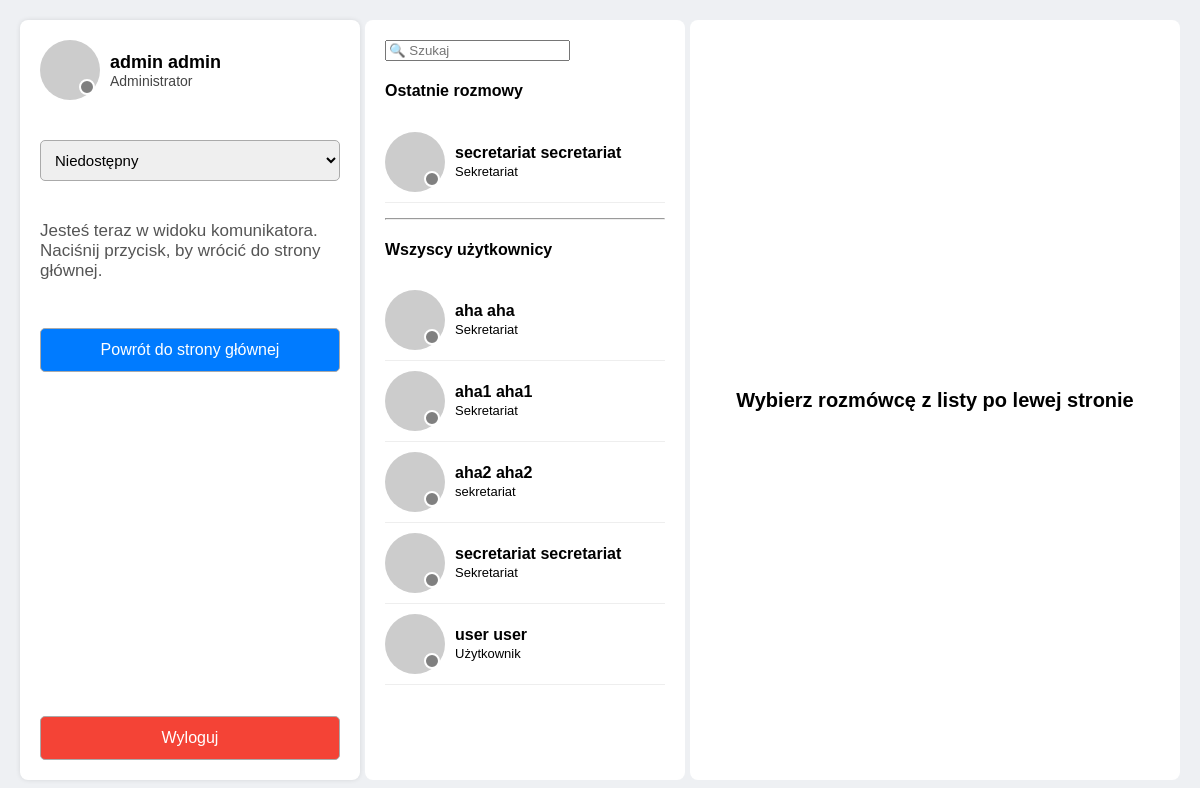
Screenshot of /messages/conversations (signed in) with the database file from the repository.
### users/models.py (models this page shows, shortened)
class User(AbstractUser):
    ROLE_CHOICES = [
        ('administrator', 'Administrator'),
        ('secretariat', 'Sekretariat'),
        ('user', 'Użytkownik'),
    ]
    STATUS_CHOICES = [
        ('available', 'Dostępny'),
        ('busy', 'Zajęty'),
        ('offline', 'Niedostępny'),
    ]
    rola = models.CharField(max_length=20, choices=ROLE_CHOICES, default='user')
    status = models.CharField(max_length=20, choices=STATUS_CHOICES, default='available')

### users/views.py (the view, shortened to what this page needs)
# urls.py: path('messages/conversations', messages_view, name='messages'),
@login_required
def messages_view(request):
    return_url = '/user/mainpage/'
    if request.user.rola == 'administrator':
        return_url = '/administrator/mainpage/'
    elif request.user.rola == 'secretariat':
        return_url = '/secretariat/mainpage/'
    all_users = User.objects.exclude(id=request.user.id).order_by('last_name', 'first_name')
    message_history = Message.objects.filter(Q(sender=request.user) | Q(receiver=request.user))
    last_user_ids = {msg.sender.id for msg in message_history}.union({msg.receiver.id for msg in message_history})
    last_user_ids.discard(request.user.id)
    recent_users = User.objects.filter(id__in=last_user_ids).annotate(
        unread_count=Count(Case(
            When(sent_messages__receiver=request.user, sent_messages__is_read=False, then=1),
            output_field=IntegerField()
        ))
    )
    selected_user = None
    conversation = []
    return render(request, 'messages/conversations.html', {
        'recent_users': recent_users,
        'all_users': all_users,
        'selected_user': selected_user,
        'messages': conversation,
        'return_url': return_url
    })

### users/templates/messages/conversations.html (shortened to what this page needs)
<!DOCTYPE html>
<html lang="pl">
<head>
</head>
<div class="container">
  <div class="sidebar">
    <div class="top-section">
      <div class="profile">
        <div class="profile-pic">
          <div class="status-dot {% if request.user.status == 'available' %}green{% elif request.user.status == 'busy' %}orange{% else %}gray{% endif %}"></div>
        </div>
        <div class="user-info">
          <h2>{{ request.user.get_full_name }}</h2>
          <div class="role">{{ request.user.get_rola_display }}</div>
        </div>
      </div>
      <form method="post" action="{% url 'change_status' %}" style="margin-top: 10px;">
        <select name="status" onchange="this.form.submit()" style="width: 100%; padding: 10px; font-size: 15px; border-radius: 5px; border: 1px solid #aaa;">
          <option value="offline" {% if request.user.status == 'offline' %}selected{% endif %}>Niedostępny</option>
        </select>
      </form>
      <p style="font-size: 17px; color: #555; margin-top: 10px;">
        Jesteś teraz w widoku komunikatora.<br>
        Naciśnij przycisk, by wrócić do strony głównej.
      </p>
      <a href="{{ return_url }}"><button class="btn back-btn">Powrót do strony głównej</button></a>
    </div>
    <form method="post" action="{% url 'logout' %}" style="margin-top: 120px;">
      <button class="btn logout-btn" type="submit">Wyloguj</button>
    </form>
  </div>
  <div class="contacts">
    <input type="text" placeholder="🔍 Szukaj">
    <h4>Ostatnie rozmowy</h4>
    {% for user in recent_users %}
      <a href="?user={{ user.username }}" class="contact">
        <div class="profile-pic">
          <div class="status-dot {% if user.status == 'available' %}green{% elif user.status == 'busy' %}orange{% else %}gray{% endif %}" data-user="{{ user.username }}"></div>
        </div>
        <div>
          <b>{{ user.get_full_name }}</b><br>
          <span style="font-size: 13px;">{{ user.get_rola_display }}</span><br>
        </div>
      </a>
    {% empty %}
      <p>Brak konwersacji</p>
    {% endfor %}
    <hr style="margin: 15px 0;">
    <h4>Wszyscy użytkownicy</h4>
    {% for user in all_users %}
      <a href="?user={{ user.username }}" class="contact">
        <div class="profile-pic">
          <div class="status-dot {% if user.status == 'available' %}green{% elif user.status == 'busy' %}orange{% else %}gray{% endif %}" data-user="{{ user.username }}"></div>
        </div>
        <div>
          <b>{{ user.get_full_name }}</b><br>
          <span style="font-size: 13px;">{{ user.get_rola_display }}</span><br>
        </div>
      </a>
    {% endfor %}
  </div>
  <div class="chat">
    {% if selected_user %}
      <div class="chat-header">
        <div class="profile-pic">
          <div class="status-dot {% if selected_user.status == 'available' %}green{% elif selected_user.status == 'busy' %}orange{% else %}gray{% endif %}"></div>
        </div>
        <div class="chat-user-info">
          <b>{{ selected_user.get_full_name }}</b><br>
          <span style="font-size: 13px;">{{ selected_user.get_rola_display }}</span>
          {% if selected_user.unread_count > 0 %}
            <span class="unread-badge">{{ selected_user.unread_count }}</span>
          {% endif %}
        </div>
      </div>
      <div class="messages"></div>
      <form method="post" action="{% url 'send_message' %}?user={{ selected_user.username }}" class="input-bar">
        {% csrf_token %}
        <input type="hidden" name="receiver" value="{{ selected_user.username }}">
        <input type="text" name="message" placeholder="Wpisz wiadomość..." required>
        <button type="submit">Wyślij</button>
      </form>
    {% else %}
      <div style="margin: auto; font-size: 20px; text-align: center;">
        <strong>Wybierz rozmówcę z listy po lewej stronie</strong>
      </div>
    {% endif %}
  </div>
</div>
</body>
</html>

### users/templates/messages/conversations.html (style rules this page uses)
.container { display: flex; height: 100vh; padding: 20px; box-sizing: border-box; }
.sidebar { width: 300px; background-color: white; padding: 20px; border-radius: 8px; box-shadow: 0 0 5px rgba(0, 0, 0, 0.1); display: flex; flex-direction: column; justify-content: space-between; gap: 30px; }
.top-section { display: flex; flex-direction: column; gap: 30px; }
.profile { display: flex; align-items: center; gap: 10px; }
.profile-pic { width: 60px; height: 60px; background-color: #ccc; border-radius: 50%; position: relative; }
.status-dot { position: absolute; bottom: 5px; right: 5px; width: 12px; height: 12px; background-color: green; border-radius: 50%; border: 2px solid white; }
.status-dot.gray { background-color: gray; }
.user-info h2 { margin: 0; font-size: 18px; }
.role { font-size: 14px; color: #444; }
.buttons button, .logout-btn, .back-btn { width: 100%; padding: 12px 20px; font-size: 16px; border: 1px solid #aaa; border-radius: 5px; cursor: pointer; text-align: center; color: #ffffff; background-color: #444; }
.back-btn { background-color: #007bff; }
.logout-btn { background-color: #f44336; }
.contacts { width: 280px; background-color: #fff; padding: 20px; margin: 0 5px; border-radius: 8px; overflow-y: auto; }
.contact { display: flex; align-items: center; gap: 10px; padding: 10px 0; border-bottom: 1px solid #eee; text-decoration: none; color: black; }
.chat { flex: 1; display: flex; flex-direction: column; background-color: #fff; border-radius: 8px; }

### rows the page displays
User: user.get_full_name "admin admin", user.rola "Administrator", status "Niedostępny"
User: get_full_name "secretariat secretariat", rola "Sekretariat"
User: get_full_name "aha aha", rola "Sekretariat"
User: get_full_name "aha1 aha1", rola "Sekretariat"
User: get_full_name "aha2 aha2", rola "sekretariat"
User: get_full_name "user user", rola "Użytkownik"
